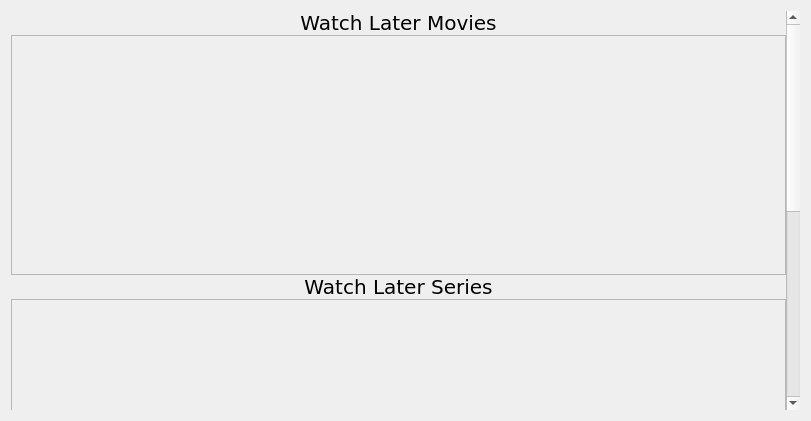
<?xml version="1.0" encoding="UTF-8"?>
<ui version="4.0">
 <class>watch_later</class>
 <widget class="QWidget" name="watch_later">
  <property name="geometry">
   <rect>
    <x>0</x>
    <y>0</y>
    <width>811</width>
    <height>421</height>
   </rect>
  </property>
  <property name="windowTitle">
   <string>Form</string>
  </property>
  <layout class="QHBoxLayout" name="horizontalLayout">
   <item>
    <widget class="QScrollArea" name="scrollArea">
     <property name="frameShape">
      <enum>QFrame::NoFrame</enum>
     </property>
     <property name="widgetResizable">
      <bool>true</bool>
     </property>
     <widget class="QWidget" name="scrollAreaWidgetContents">
      <property name="geometry">
       <rect>
        <x>0</x>
        <y>0</y>
        <width>779</width>
        <height>824</height>
       </rect>
      </property>
      <layout class="QVBoxLayout" name="verticalLayout_3">
       <property name="spacing">
        <number>0</number>
       </property>
       <property name="leftMargin">
        <number>0</number>
       </property>
       <property name="topMargin">
        <number>0</number>
       </property>
       <property name="rightMargin">
        <number>0</number>
       </property>
       <property name="bottomMargin">
        <number>0</number>
       </property>
       <item>
        <layout class="QVBoxLayout" name="watch_latersContent">
         <item>
          <widget class="QLabel" name="label_4">
           <property name="font">
            <font>
             <family>DejaVu Sans</family>
             <pointsize>15</pointsize>
            </font>
           </property>
           <property name="text">
            <string>&lt;html&gt;&lt;head/&gt;&lt;body&gt;&lt;p align=&quot;center&quot;&gt;Watch Later Movies&lt;/p&gt;&lt;/body&gt;&lt;/html&gt;</string>
           </property>
           <property name="textInteractionFlags">
            <set>Qt::LinksAccessibleByMouse|Qt::TextSelectableByMouse</set>
           </property>
          </widget>
         </item>
         <item>
          <widget class="QScrollArea" name="scrollArea_2">
           <property name="sizePolicy">
            <sizepolicy hsizetype="Expanding" vsizetype="Maximum">
             <horstretch>0</horstretch>
             <verstretch>0</verstretch>
            </sizepolicy>
           </property>
           <property name="minimumSize">
            <size>
             <width>0</width>
             <height>240</height>
            </size>
           </property>
           <property name="widgetResizable">
            <bool>true</bool>
           </property>
           <widget class="QWidget" name="wl_movie_scroll_cnt">
            <property name="geometry">
             <rect>
              <x>0</x>
              <y>0</y>
              <width>775</width>
              <height>238</height>
             </rect>
            </property>
            <layout class="QHBoxLayout" name="horizontalLayout_6">
             <property name="spacing">
              <number>0</number>
             </property>
             <property name="leftMargin">
              <number>0</number>
             </property>
             <property name="topMargin">
              <number>0</number>
             </property>
             <property name="rightMargin">
              <number>0</number>
             </property>
             <property name="bottomMargin">
              <number>0</number>
             </property>
             <item>
              <layout class="QHBoxLayout" name="wl_movie_scroll"/>
             </item>
            </layout>
           </widget>
          </widget>
         </item>
         <item>
          <widget class="QLabel" name="label_5">
           <property name="font">
            <font>
             <family>DejaVu Sans</family>
             <pointsize>15</pointsize>
            </font>
           </property>
           <property name="text">
            <string>&lt;html&gt;&lt;head/&gt;&lt;body&gt;&lt;p align=&quot;center&quot;&gt;Watch Later Series&lt;/p&gt;&lt;/body&gt;&lt;/html&gt;</string>
           </property>
           <property name="textInteractionFlags">
            <set>Qt::LinksAccessibleByMouse|Qt::TextSelectableByMouse</set>
           </property>
          </widget>
         </item>
         <item>
          <widget class="QScrollArea" name="scrollArea_3">
           <property name="sizePolicy">
            <sizepolicy hsizetype="Expanding" vsizetype="Maximum">
             <horstretch>0</horstretch>
             <verstretch>0</verstretch>
            </sizepolicy>
           </property>
           <property name="minimumSize">
            <size>
             <width>0</width>
             <height>240</height>
            </size>
           </property>
           <property name="widgetResizable">
            <bool>true</bool>
           </property>
           <widget class="QWidget" name="wl_serie_scroll_cnt">
            <property name="geometry">
             <rect>
              <x>0</x>
              <y>0</y>
              <width>775</width>
              <height>238</height>
             </rect>
            </property>
            <layout class="QHBoxLayout" name="horizontalLayout_9">
             <property name="spacing">
              <number>0</number>
             </property>
             <property name="leftMargin">
              <number>0</number>
             </property>
             <property name="topMargin">
              <number>0</number>
             </property>
             <property name="rightMargin">
              <number>0</number>
             </property>
             <property name="bottomMargin">
              <number>0</number>
             </property>
             <item>
              <layout class="QHBoxLayout" name="wl_serie_scroll"/>
             </item>
            </layout>
           </widget>
          </widget>
         </item>
         <item>
          <widget class="QLabel" name="label_6">
           <property name="font">
            <font>
             <family>DejaVu Sans</family>
             <pointsize>15</pointsize>
            </font>
           </property>
           <property name="text">
            <string>&lt;html&gt;&lt;head/&gt;&lt;body&gt;&lt;p align=&quot;center&quot;&gt;Watch Later Musics&lt;/p&gt;&lt;/body&gt;&lt;/html&gt;</string>
           </property>
           <property name="textInteractionFlags">
            <set>Qt::LinksAccessibleByMouse|Qt::TextSelectableByMouse</set>
           </property>
          </widget>
         </item>
         <item>
          <widget class="QScrollArea" name="scrollArea_4">
           <property name="sizePolicy">
            <sizepolicy hsizetype="Expanding" vsizetype="Maximum">
             <horstretch>0</horstretch>
             <verstretch>0</verstretch>
            </sizepolicy>
           </property>
           <property name="minimumSize">
            <size>
             <width>0</width>
             <height>240</height>
            </size>
           </property>
           <property name="widgetResizable">
            <bool>true</bool>
           </property>
           <widget class="QWidget" name="wl_music_scroll_cnt">
            <property name="geometry">
             <rect>
              <x>0</x>
              <y>0</y>
              <width>775</width>
              <height>238</height>
             </rect>
            </property>
            <layout class="QHBoxLayout" name="horizontalLayout_11">
             <property name="spacing">
              <number>0</number>
             </property>
             <property name="leftMargin">
              <number>0</number>
             </property>
             <property name="topMargin">
              <number>0</number>
             </property>
             <property name="rightMargin">
              <number>0</number>
             </property>
             <property name="bottomMargin">
              <number>0</number>
             </property>
             <item>
              <layout class="QHBoxLayout" name="wl_music_scroll"/>
             </item>
            </layout>
           </widget>
          </widget>
         </item>
        </layout>
       </item>
      </layout>
     </widget>
    </widget>
   </item>
  </layout>
 </widget>
 <resources/>
 <connections/>
</ui>
